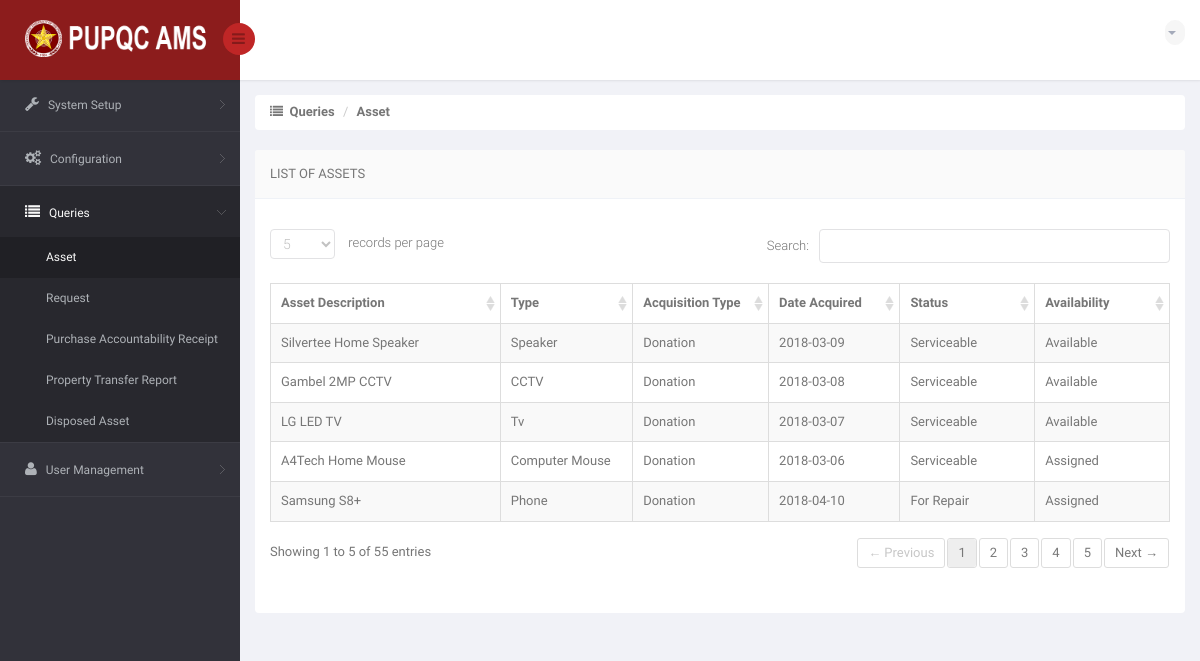
Screenshot of /DIR/Administrator/ADQueryAsset.php (signed in) with the database file from the repository.
### tables this page shows
CREATE TABLE `ams_r_asset` (
  `A_ID` int(11) NOT NULL,
  `A_DESCRIPTION` varchar(250) NOT NULL,
  `A_DATE` date NOT NULL,
  `A_STATUS` varchar(25) NOT NULL DEFAULT 'Serviceable',
  `A_ACQUISITION_TYPE` varchar(25) NOT NULL,
  `A_AVAILABILITY` varchar(25) NOT NULL DEFAULT 'Available',
  `A_DISPOSAL_STATUS` int(11) NOT NULL DEFAULT '0',
  `AL_ID` int(11) DEFAULT NULL,
  `C_ID` int(11) DEFAULT NULL,
  `URS_ID` int(11) DEFAULT NULL,
  `PPMP_ID` int(11) DEFAULT NULL
);

CREATE TABLE `ams_r_asset_library` (
  `AL_ID` int(11) NOT NULL,
  `AL_NAME` varchar(150) NOT NULL,
  `UNT_ID` int(11) NOT NULL,
  `AC_ID` int(11) NOT NULL
);

### DIR/Administrator/ADQueryAsset.php (the view, shortened to what this page needs)
<!DOCTYPE html>
<html lang="en">
<head>
    <link href="../../bs3/css/bootstrap.min.css" rel="stylesheet">
    <link href="../../css/bootstrap-reset.css" rel="stylesheet">
    <link href="../../font-awesome/css/font-awesome.css" rel="stylesheet" />
    <link href="../../js/advanced-datatable/css/demo_page.css" rel="stylesheet" />
    <link href="../../js/advanced-datatable/css/demo_table.css" rel="stylesheet" />
    <link rel="stylesheet" href="../../js/data-tables/DT_bootstrap.css" />
    <link href="../../css/style.css" rel="stylesheet">
    <link href="../../css/style-responsive.css" rel="stylesheet" />
    <link href="../../js/iCheck/skins/minimal/minimal.css" rel="stylesheet">
    <link href="../../js/iCheck/skins/minimal/red.css" rel="stylesheet">
    <link href="../../js/iCheck/skins/minimal/green.css" rel="stylesheet">
    <link href="../../js/iCheck/skins/minimal/blue.css" rel="stylesheet">
    <link href="../../js/iCheck/skins/minimal/yellow.css" rel="stylesheet">
    <link href="../../js/iCheck/skins/minimal/purple.css" rel="stylesheet">
    <link href="../../js/iCheck/skins/square/square.css" rel="stylesheet">
    <link href="../../js/iCheck/skins/square/red.css" rel="stylesheet">
    <link href="../../js/iCheck/skins/square/green.css" rel="stylesheet">
    <link href="../../js/iCheck/skins/square/blue.css" rel="stylesheet">
    <link href="../../js/iCheck/skins/square/yellow.css" rel="stylesheet">
    <link href="../../js/iCheck/skins/square/purple.css" rel="stylesheet">
    <link href="../../js/iCheck/skins/flat/grey.css" rel="stylesheet">
    <link href="../../js/iCheck/skins/flat/red.css" rel="stylesheet">
    <link href="../../js/iCheck/skins/flat/green.css" rel="stylesheet">
    <link href="../../js/iCheck/skins/flat/blue.css" rel="stylesheet">
    <link href="../../js/iCheck/skins/flat/yellow.css" rel="stylesheet">
    <link href="../../js/iCheck/skins/flat/purple.css" rel="stylesheet">
    <link rel="stylesheet" type="text/css" href="../../js/select2/select2.css" />
    <link rel="stylesheet" type="text/css" href="../../js/bootstrap-daterangepicker/daterangepicker-bs3.css" />
    <link rel="stylesheet" type="text/css" href="../../js/bootstrap-datetimepicker/css/datetimepicker.css" />
    <link rel="stylesheet" type="text/css" href="../../js/bootstrap-datepicker/css/datepicker.css" />
    <link href="../../js/plugins/sweetalert/sweetalert.css" type="text/css" rel="stylesheet" media="screen,projection">
</head>
<body>
<section id="container" >
<header class="header fixed-top clearfix">
<div class="brand">
    <a href="ADCampus.php" class="logo">
        <img src="../../images/pupqcnew.png" style="width: 193px; height: 37px;" alt="">
    </a>
    <div class="sidebar-toggle-box">
        <div class="fa fa-bars"></div>
    </div>
</div>
<div class="top-nav clearfix">
    <ul class="nav pull-right top-menu">
        <li class="dropdown">
            <a data-toggle="dropdown" class="dropdown-toggle" href="#">
                <?php
                    include('../Connection/db.php');
                  ?>
                <b class="caret"></b>
            </a>
        </li>
    </ul>
</div>
</header>
<aside>
    <div id="sidebar" class="nav-collapse">
        <div class="leftside-navigation">
            <ul class="sidebar-menu" id="nav-accordion">
                <li class="sub-menu">
                    <a href="javascript:;">
                        <i class="fa fa-wrench"></i>
                        <span>System Setup</span>
                    </a>
                </li>
                <li class="sub-menu">
                    <a href="javascript:;">
                        <i class="fa fa-gears"></i>
                        <span>Configuration</span>
                    </a>
                </li>
                <li class="sub-menu">
                    <a href="javascript:;" class="active">
                        <i class="fa fa-list"></i>
                        <span>Queries</span>
                    </a>
                    <ul class="sub">
                        <li class="active"><a href="ADQueryAsset.php">Asset</a></li>
                        <li><a href="ADRequest.php">Request</a></li>
                        <li><a href="ADPar.php">Purchase Accountability Receipt</a></li>
                        <li><a href="ADPtr.php">Property Transfer Report</a></li>
                        <li><a href="ADDispose.php">Disposed Asset</a></li>
                    </ul>
                </li>
                <li class="sub-menu">
                    <a href="javascript:;">
                        <i class="fa fa-user"></i>
                        <span>User Management</span>
                    </a>
                </li>
            </ul>
        </div>
    </div>
</aside>
    <section id="main-content">
        <section class="wrapper">
            <div class="row">
                <div class="col-md-12">
                    <ul class="breadcrumb">
                        <li><i class="fa fa-list"></i><strong> &nbsp;Queries</strong></li>
                        <li><strong>Asset</strong></li>
                    </ul>
                </div>
            </div>
            <div class="row">
                <div class="col-sm-12">
                    <section class="panel">
                        <header class="panel-heading">
                            List of Assets
                        </header>
                        <div class="panel-body">
                            <div class="adv-table">
                                <table  class="display table table-bordered table-striped tblCampusData" id="dynamic-table">
                                    <thead>
                                        <tr>
                                            <th style="width: 250px">Asset Description</th>
                                            <th style="width: 150px">Type</th>
                                            <th style="width: 150px">Acquisition Type</th>
                                            <th style="width: 150px">Date Acquired</th>
                                            <th style="width: 150px">Status</th>
                                            <th style="width: 150px">Availability</th>
                                        </tr>
                                    </thead>
                                    <tbody>
                                    <?php
                                        $sql = "SELECT ams_r_asset.A_ID, ams_r_asset.A_DESCRIPTION, ams_r_asset.A_DATE, ams_r_asset.A_STATUS, ams_r_asset.A_ACQUISITION_TYPE, ams_r_asset.A_AVAILABILITY, ams_r_asset_library.AL_NAME FROM ams_r_asset JOIN ams_r_asset_library ON ams_r_asset.AL_ID = ams_r_asset_library.AL_ID";
                                        $result = mysqli_query($connection, $sql) or die("Bad Query: $sql");
                                        while($row = mysqli_fetch_assoc($result))
                                            {
                                              $desc = $row['A_DESCRIPTION'];
                                              $date = $row['A_DATE'];
                                              $stat = $row['A_STATUS'];
                                              $acqtype = $row['A_ACQUISITION_TYPE'];
                                              $avail = $row['A_AVAILABILITY'];
                                              $type = $row['AL_NAME'];
                                    ?>
                                        <tr class="gradeX"">
                                            <td> <?php echo $desc; ?> </td>
                                            <td> <?php echo $type; ?> </td>
                                            <td> <?php echo $acqtype; ?> </td>
                                            <td> <?php echo $date; ?> </td>
                                            <td> <?php echo $stat; ?> </td>
                                            <td> <?php echo $avail; ?> </td>
                                        </tr>
                                    <?php
                                        }
                                    ?>
                                    </tbody>
                                </table>
                            </div>
                        </div>
                    </section>
                </div>
            </div>
        </section>
    </section>
</section>
</body>
</html>

### js/advanced-datatable/css/demo_table.css (style rules this page uses)
table.display { margin: 0 auto; clear: both; width: 100%; }
table.display thead th { padding: 3px 18px 3px 10px; border-bottom: 1px solid black; font-weight: bold; cursor: pointer; * cursor: hand; }
table.display td { padding: 3px 10px; }
.sorting { background: url('../images/sort_both.png') no-repeat center right; }
table.display tr.odd.gradeX { background-color: #ffdddd; }
table.display tr.even.gradeX { background-color: #ffeeee; }
tr.odd { background-color: #F9F9F9; }
tr.even { background-color: white; }
table.display tr.gradeX { background-color: #ffdddd; }

### rows the page displays
ams_r_asset: A_DESCRIPTION "A4Tech Home Mouse", AL_ID.AL_NAME "Computer Mouse", A_ACQUISITION_TYPE "Donation", A_DATE "2018-03-06", A_STATUS "Serviceable", A_AVAILABILITY "Assigned"
ams_r_asset: A_DESCRIPTION "LG LED TV", AL_ID.AL_NAME "Tv", A_ACQUISITION_TYPE "Donation", A_DATE "2018-03-07", A_STATUS "Serviceable", A_AVAILABILITY "Available"
ams_r_asset: A_DESCRIPTION "Gambel 2MP CCTV", AL_ID.AL_NAME "CCTV", A_ACQUISITION_TYPE "Donation", A_DATE "2018-03-08", A_STATUS "Serviceable", A_AVAILABILITY "Available"
ams_r_asset: A_DESCRIPTION "Silvertee Home Speaker", AL_ID.AL_NAME "Speaker", A_ACQUISITION_TYPE "Donation", A_DATE "2018-03-09", A_STATUS "Serviceable", A_AVAILABILITY "Available"
ams_r_asset: A_DESCRIPTION "Samsung S8+", AL_ID.AL_NAME "Phone", A_ACQUISITION_TYPE "Donation", A_DATE "2018-04-10", A_STATUS "For Repair", A_AVAILABILITY "Assigned"
